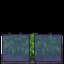

This game map was drawn from its Tiled (.tmx) file and the tilesets committed beside it. A one-line description and the trimmed map source follow:
An orthogonal 2x2 tile map with 32x32 px tiles, 3 tile layers (objects, collision, lights), 1 hidden layer not drawn, 6 tilesets.

<map version="1.0" orientation="orthogonal" width="2" height="2" tilewidth="32" tileheight="32">
 <tileset firstgid="1" name="furniture-modern" tilewidth="32" tileheight="32">
  <image source="../maps/graphics/tiles/furniture-modern.png" width="512" height="512" />
 </tileset>
 <tileset firstgid="257" name="furniture-placement" tilewidth="32" tileheight="32">
  <image source="../maps/graphics/tiles/furniture-placement.png" width="64" height="64" />
  <tile id="2">
   <properties>
    <property name="constraint" value="ground" />
   </properties>
  </tile>
  <tile id="3">
   <properties>
    <property name="constraint" value="wall" />
   </properties>
  </tile>
 </tileset>
 <tileset firstgid="261" name="collision" tilewidth="32" tileheight="32">
  <image source="../maps/graphics/tiles/collision.png" width="64" height="64" />
  <tile id="0">
   <properties>
    <property name="collision" value="short" />
   </properties>
  </tile>
 </tileset>
 <tileset firstgid="265" name="furniture-lab" tilewidth="32" tileheight="32">
  <image source="../maps/graphics/tiles/furniture-lab.png" width="512" height="512" />
 </tileset>
 <tileset firstgid="521" name="future-obj3" tilewidth="32" tileheight="32">
  <image source="../image-atlases/future-obj3.png" width="512" height="512" />
 </tileset>
 <tileset firstgid="777" name="future-obj4" tilewidth="32" tileheight="32">
  <image source="../image-atlases/future-obj4.png" width="512" height="512" />
 </tileset>
 <layer name="objects" width="2" height="2">
  <data>[4 cells, 2 non-empty, 2 distinct tile ids]</data>
 </layer>
 <layer name="constraints" width="2" height="2" visible="0">
  <data>[4 cells, 4 non-empty, 2 distinct tile ids]</data>
 </layer>
 <layer name="collision" width="2" height="2">
  <data>[4 cells, 2 non-empty, 1 distinct tile ids]</data>
 </layer>
 <layer name="lights" width="2" height="2">
  <properties>
   <property name="b" value=".4" />
   <property name="g" value=".9" />
   <property name="r" value=".2" />
  </properties>
  <data>[4 cells, 2 non-empty, 1 distinct tile ids]</data>
 </layer>
</map>
